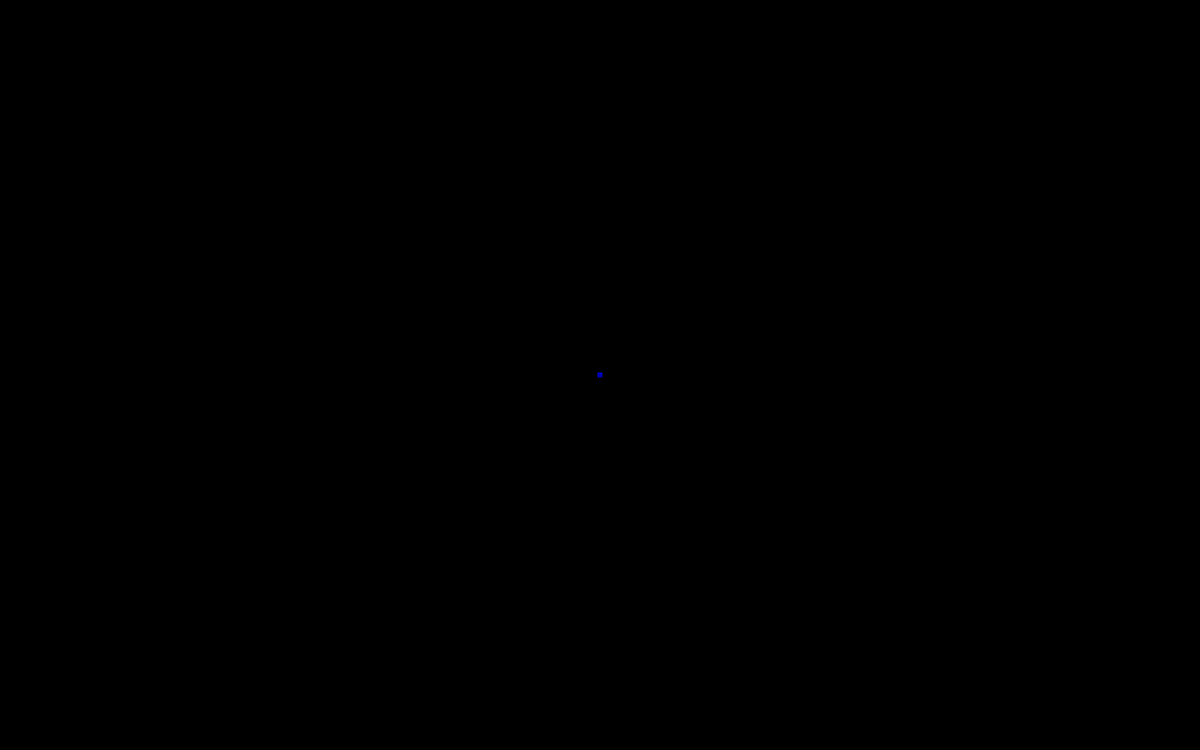
Frame 1 (no input)
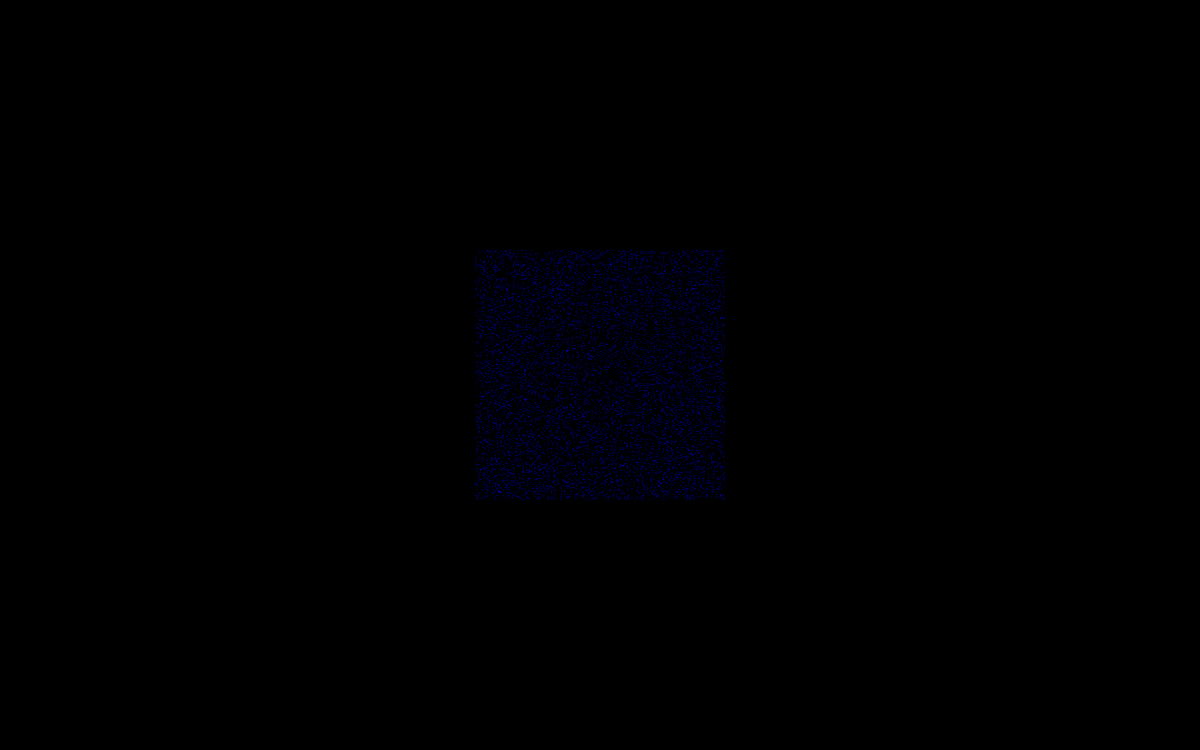
Frame 60 (the mouse pressed at the canvas centre just before this capture)
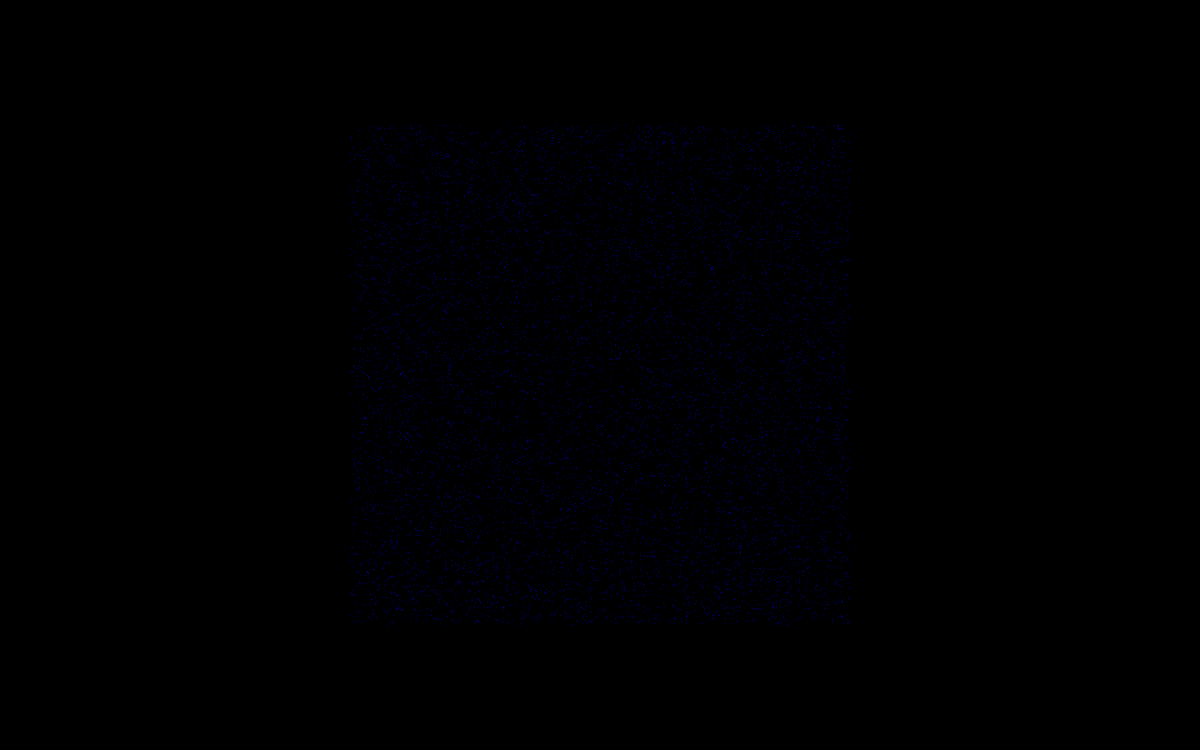
Frame 120 (the mouse held since frame 60 and released just before this capture)

The Processing sketch that drew these frames (run headless with seeded random() and noise(); from frame 60 on, the mouse is pressed at the canvas centre):

// Processing sketch: workingFountain
// ── workingFountain.pde
int numDots = 10000;
PVector dot[] = new PVector[numDots];
PVector velocity[] = new PVector[numDots];
PVector direction[] = new PVector[numDots];
float speed = 2.5;
int mode = 0;
void setup(){
  size(1440, 900);
  for(int i = 0; i<numDots; i++){
    dot[i] = new PVector(0, 0);
    direction[i] = new PVector(random(-1, 1), random(-1, 1));
    velocity[i] = new PVector(direction[i].x*speed, direction[i].y*speed);
  }
}

void draw(){
  background(0);
  if(mode == 1){
    translate(mouseX, mouseY);
  }
  else{
    translate(width/2, height/2);
  }
  for(int i = 0; i<numDots; i++){
    PVector.mult(direction[i], speed, velocity[i]);
    dot[i].add(velocity[i]);
    if(mode == 1){
      if(dot[i].x > width-mouseX || dot[i].x < -mouseX || dot[i].y > height-mouseY || dot[i].y < -mouseY){
        direction[i].set(random(-1, 1), random(-1, 1));
        dot[i].set(0, 0);
      }
    }
    else {
      if(dot[i].x > width/2 || dot[i].x < -width/2 || dot[i].y > height/2 || dot[i].y < -height/2){
        direction[i].set(random(-1, 1), random(-1, 1));
        dot[i].set(random(0, 100), random(0, 100));
      }
    }
    stroke(0, 0, random(125, 255));
    point(dot[i].x, dot[i].y);
  }
  //fill(255, 255, 0);
  //ellipse(0, 0, 10, 10);
}

void mouseDragged(){
  mode = 1;
}

void mouseReleased(){
  mode = 0;
}
